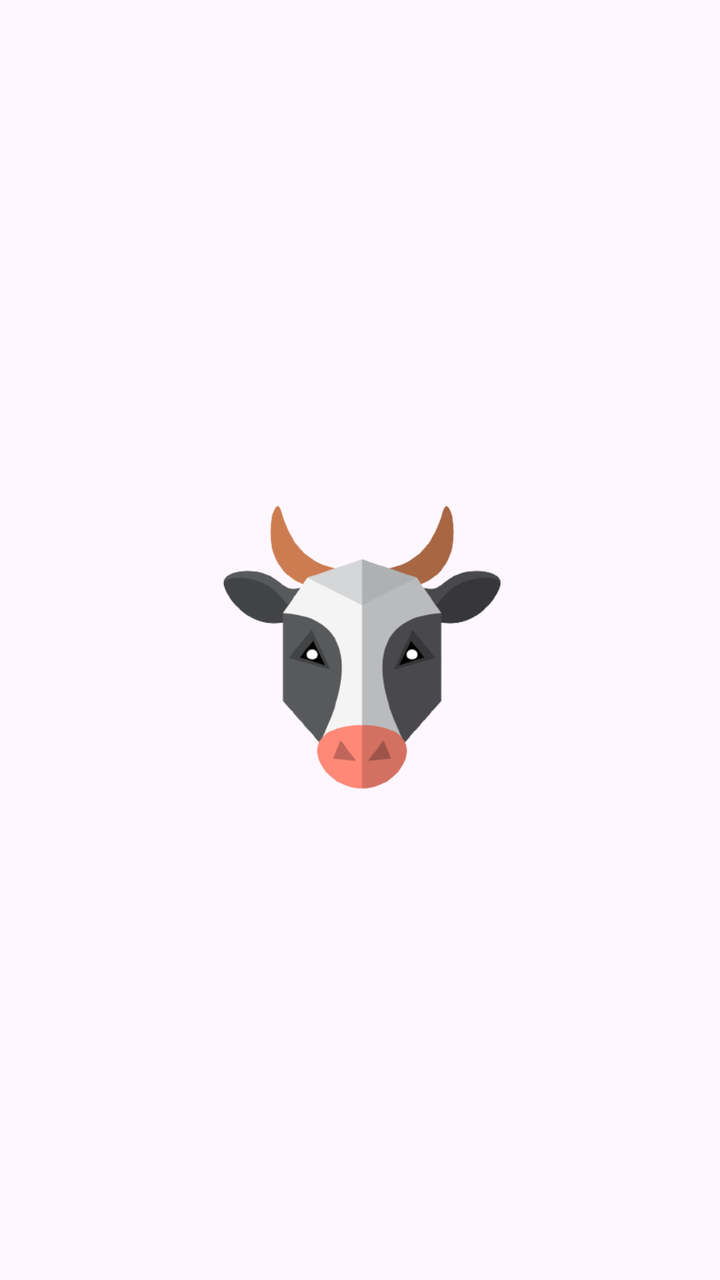
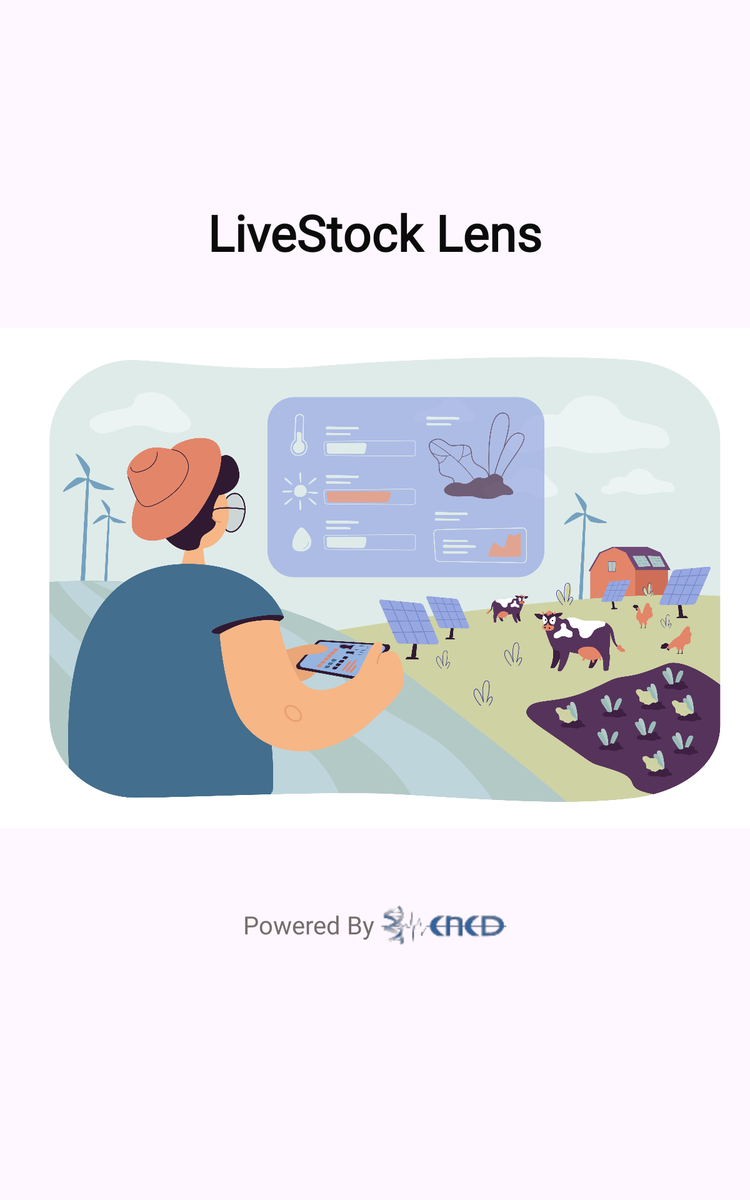

First picture: res/layout/ on a phone held upright. Second picture: the repository's own variant of that layout, on a device whose configuration matches the variant's folder. Source for both follows.
<!-- AndroidManifest.xml: application theme Theme.CNCDCattleEDCAndroid -->
<!-- res/layout/activity_splash_screen.xml -->
<?xml version="1.0" encoding="utf-8"?>
<LinearLayout xmlns:android="http://schemas.android.com/apk/res/android"
    android:layout_width="match_parent"
    android:layout_height="match_parent"
    android:gravity="center">
    <ImageView
        android:id="@+id/appLogo"
        android:layout_width="200dp"
        android:layout_height="200dp"
        android:transitionName="applogoimage"
        android:src="@drawable/cowimage">


    </ImageView>

</LinearLayout>
<!-- resources referenced by this layout -->
<resources>
  <!-- drawable cowimage: png bitmap (drawable, 35975 bytes) -->
  <style name="Theme.CNCDCattleEDCAndroid" parent="Base.Theme.CNCDCattleEDCAndroid" />
  <style name="Base.Theme.CNCDCattleEDCAndroid" parent="Theme.Material3.DayNight.NoActionBar">
          
          
      </style>
</resources>
<!-- res/layout-large/activity_splash_screen.xml (the repository's variant of the layout above) -->
<!-- drawn on a 7-inch tablet held upright -->
<?xml version="1.0" encoding="utf-8"?>
<LinearLayout xmlns:android="http://schemas.android.com/apk/res/android"
    android:layout_width="match_parent"
    android:layout_height="match_parent"
    android:orientation="vertical"
    android:gravity="center">

    <LinearLayout
        android:layout_width="wrap_content"
        android:layout_height="wrap_content"
        android:orientation="vertical"
        android:gravity="center">

        <TextView
            android:layout_marginTop="10dp"
            android:layout_width="wrap_content"
            android:layout_height="wrap_content"
            android:text="@string/app_name"
            android:textAlignment="center"
            android:textStyle="bold"
            android:fontFamily="@font/raleway_thin"
            android:textColor="@color/textcolor"
            android:textSize="40sp" />

    </LinearLayout>
    <ImageView
        android:id="@+id/appLogo"
        android:layout_width="600dp"
        android:layout_height="500dp"
        android:transitionName="applogoimage"
        android:src="@drawable/splashimager">


    </ImageView>

    <LinearLayout
        android:layout_width="wrap_content"
        android:layout_height="wrap_content"
        android:orientation="vertical"
        android:gravity="center">



        <LinearLayout
            android:layout_width="wrap_content"
            android:layout_height="wrap_content"
            android:orientation="horizontal"
            android:gravity="center"
            android:layout_marginTop="10dp">

            <TextView
                android:layout_width="wrap_content"
                android:layout_height="wrap_content"
                android:text="@string/poweredBy"
                android:textAlignment="center"
                android:textColor="@color/grey"
                android:textSize="20sp"
                android:fontFamily="@font/raleway_thin"/>

            <ImageView
                android:layout_width="wrap_content"
                android:layout_height="wrap_content"
                android:layout_marginStart="5dp"
                android:src="@drawable/logo"
                android:textColor="@color/grey"
                android:autoSizeTextType="uniform" />

        </LinearLayout>

        <TextView
            android:id="@+id/appVersion"
            android:layout_width="wrap_content"
            android:layout_height="wrap_content"
            android:textAlignment="center"
            android:textColor="@color/grey"
            android:textSize="20sp"
            android:fontFamily="@font/raleway_thin"/>

        <TextView
            android:id="@+id/url"
            android:layout_width="wrap_content"
            android:layout_height="wrap_content"
            android:textAlignment="center"
            android:textColor="@color/grey"
            android:textSize="20sp"
            android:fontFamily="@font/raleway_thin"/>


    </LinearLayout>

</LinearLayout>
<!-- resources referenced by the variant -->
<!-- as a 7-inch tablet held upright resolves them -->
<resources>
  <color name="grey">#756C6C</color>
  <color name="textcolor">#0C0B0B</color>
  <!-- drawable logo: png bitmap (drawable, 4566 bytes) -->
  <!-- drawable splashimager: jpg bitmap (drawable, 532643 bytes) -->
  <string name="app_name">LiveStock Lens</string>
  <string name="poweredBy">Powered By</string>
  <style name="Theme.CNCDCattleEDCAndroid" parent="Base.Theme.CNCDCattleEDCAndroid" />
  <style name="Base.Theme.CNCDCattleEDCAndroid" parent="Theme.Material3.DayNight.NoActionBar">
          
          
      </style>
</resources>
